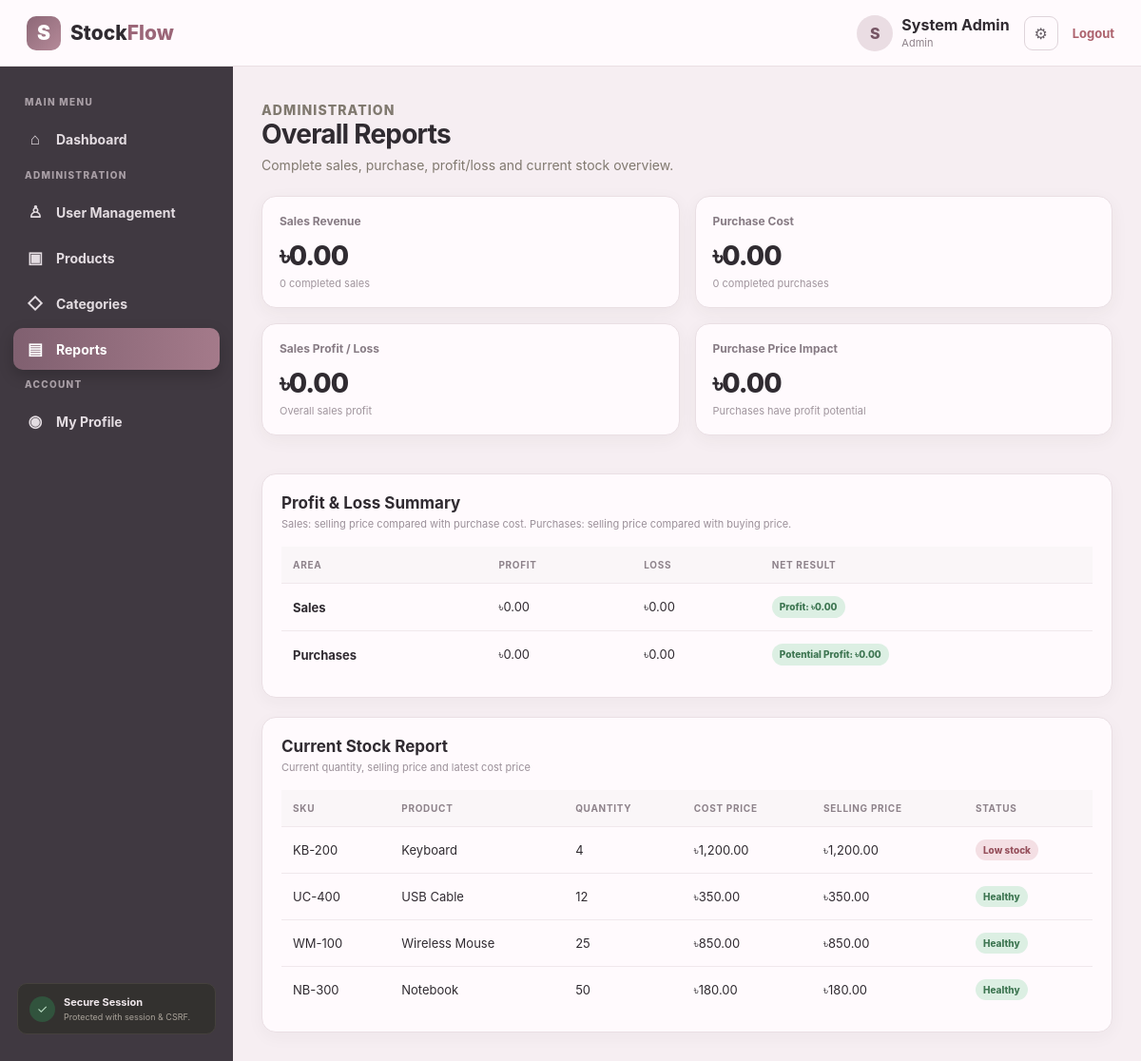
Screenshot of /admin/reports.php (signed in) with the database file from the repository.
### tables this page shows
CREATE TABLE products (
 id INT UNSIGNED AUTO_INCREMENT PRIMARY KEY,
 name VARCHAR(150) NOT NULL,
 sku VARCHAR(80) NOT NULL UNIQUE,
 category_id INT UNSIGNED NULL,
 price DECIMAL(12,2) NOT NULL DEFAULT 0.00,
 cost_price DECIMAL(12,2) NOT NULL DEFAULT 0.00,
 quantity INT NOT NULL DEFAULT 0,
 reorder_level INT NOT NULL DEFAULT 5,
 created_at TIMESTAMP NOT NULL DEFAULT CURRENT_TIMESTAMP,
 CONSTRAINT fk_products_category FOREIGN KEY(category_id) REFERENCES categories(id) ON DELETE SET NULL ON UPDATE CASCADE
);

### app/controllers/AdminController.php (called while the page is built, shortened)
<?php
require_once __DIR__ . '/../models/AdminModel.php';
class AdminController {
    public function reports(): void { $summary=(new AdminModel($this->pdo))->reportSummary();$title='Reports';require __DIR__.'/../views/admin/reports.php'; }
}

### admin/reports.php (called while the page is built)
<?php require_once '../includes/auth.php'; require_role('Admin'); require '../config/database.php'; require '../app/controllers/AdminController.php'; (new AdminController($pdo))->reports();

### app/models/AdminModel.php (called while the page is built, shortened)
<?php
class AdminModel {
    public function reportSummary(): array {
        $sales=$this->pdo->query("SELECT COUNT(*) n, COALESCE(SUM(total),0) total, COALESCE(SUM((unit_price-cost_price)*quantity),0) margin FROM sales WHERE status='Completed'")->fetch();
        $purchase=$this->pdo->query("SELECT COUNT(*) n, COALESCE(SUM(total),0) total, COALESCE(SUM((selling_price-unit_price)*quantity),0) margin FROM purchases WHERE status='Completed'")->fetch();
        $salesReturns=(float)$this->pdo->query("SELECT COALESCE(SUM(r.quantity*(s.unit_price-s.cost_price)),0) FROM sales_returns r JOIN sales s ON s.id=r.sale_id")->fetchColumn();
        $purchaseReturns=(float)$this->pdo->query("SELECT COALESCE(SUM(r.quantity*(p.selling_price-p.unit_price)),0) FROM purchase_returns r JOIN purchases p ON p.id=r.purchase_id")->fetchColumn();
        $netSalesMargin=(float)$sales['margin']-$salesReturns;
        $netPurchaseMargin=(float)$purchase['margin']-$purchaseReturns;
        return [
            'sales'=>$sales,
            'purchases'=>$purchase,
            'sales_returns_margin'=>$salesReturns,
            'purchase_returns_margin'=>$purchaseReturns,
            'net_sales_margin'=>$netSalesMargin,
            'net_purchase_margin'=>$netPurchaseMargin,
            'overall_margin'=>$netSalesMargin,
            'stock'=>$this->pdo->query('SELECT sku,name,quantity,reorder_level,price,cost_price FROM products ORDER BY quantity ASC')->fetchAll(),
        ];
    }
}

### includes/auth.php (called while the page is built, shortened)
<?php
function e($value): string {
    return htmlspecialchars((string)$value, ENT_QUOTES, 'UTF-8');
}

### app/views/admin/reports.php (the view)
<?php require __DIR__.'/../../../includes/header.php'; ?>
<div class="page-head"><div><p class="eyebrow">Administration</p><h1>Overall Reports</h1><p>Complete sales, purchase, profit/loss and current stock overview.</p></div></div>
<div class="cards cards-2">
<div class="stat-card"><div class="stat-label">Sales Revenue</div><div class="stat-value">৳<?=number_format((float)$summary['sales']['total'],2)?></div><div class="stat-note"><?=e($summary['sales']['n'])?> completed sales</div></div>
<div class="stat-card"><div class="stat-label">Purchase Cost</div><div class="stat-value">৳<?=number_format((float)$summary['purchases']['total'],2)?></div><div class="stat-note"><?=e($summary['purchases']['n'])?> completed purchases</div></div>
<div class="stat-card"><div class="stat-label">Sales Profit / Loss</div><div class="stat-value">৳<?=number_format(abs((float)$summary['net_sales_margin']),2)?></div><div class="stat-note"><?=($summary['net_sales_margin']>=0?'Overall sales profit':'Overall sales loss')?></div></div>
<div class="stat-card"><div class="stat-label">Purchase Price Impact</div><div class="stat-value">৳<?=number_format(abs((float)$summary['net_purchase_margin']),2)?></div><div class="stat-note"><?=($summary['net_purchase_margin']>=0?'Purchases have profit potential':'Purchases have loss risk')?></div></div>
</div>
<br><section class="panel"><div class="panel-head"><div><h2>Profit & Loss Summary</h2><span class="panel-sub">Sales: selling price compared with purchase cost. Purchases: selling price compared with buying price.</span></div></div>
<div class="table-wrap"><table class="table"><tr><th>Area</th><th>Profit</th><th>Loss</th><th>Net Result</th></tr>
<tr><td><b>Sales</b></td><td>৳<?=number_format(max(0,(float)$summary['net_sales_margin']),2)?></td><td>৳<?=number_format(max(0,-(float)$summary['net_sales_margin']),2)?></td><td><span class="badge <?=$summary['net_sales_margin']>=0?'green':'red'?>"><?=$summary['net_sales_margin']>=0?'Profit':'Loss'?>: ৳<?=number_format(abs((float)$summary['net_sales_margin']),2)?></span></td></tr>
<tr><td><b>Purchases</b></td><td>৳<?=number_format(max(0,(float)$summary['net_purchase_margin']),2)?></td><td>৳<?=number_format(max(0,-(float)$summary['net_purchase_margin']),2)?></td><td><span class="badge <?=$summary['net_purchase_margin']>=0?'green':'red'?>"><?=$summary['net_purchase_margin']>=0?'Potential Profit':'Loss Risk'?>: ৳<?=number_format(abs((float)$summary['net_purchase_margin']),2)?></span></td></tr>
</table></div></section>
<br><section class="panel"><div class="panel-head"><div><h2>Current Stock Report</h2><span class="panel-sub">Current quantity, selling price and latest cost price</span></div></div><div class="table-wrap"><table class="table"><tr><th>SKU</th><th>Product</th><th>Quantity</th><th>Cost Price</th><th>Selling Price</th><th>Status</th></tr><?php foreach($summary['stock'] as $p):?><tr><td><?=e($p['sku'])?></td><td><?=e($p['name'])?></td><td><?=e($p['quantity'])?></td><td>৳<?=number_format((float)$p['cost_price'],2)?></td><td>৳<?=number_format((float)$p['price'],2)?></td><td><?=$p['quantity']==0?'<span class="badge red">Out of stock</span>':($p['quantity']<=$p['reorder_level']?'<span class="badge red">Low stock</span>':'<span class="badge green">Healthy</span>')?></td></tr><?php endforeach;?></table></div></section>
<?php require __DIR__.'/../../../includes/footer.php'; ?>

### assets/css/style.css (style rules this page uses)
* { box-sizing:border-box }
html { scroll-behavior:smooth }
body { margin:0;font-family:Inter,ui-sans-serif,system-ui,-apple-system,"Segoe UI",Arial,sans-serif;background:#f6f2f4;color:#2d2930 }
.page-head { display:flex;justify-content:space-between;align-items:flex-end;gap:20px;margin-bottom:24px }
.eyebrow { color:#8b6a4a;text-transform:uppercase;letter-spacing:1.1px;font-size:11px;font-weight:800;margin:0 0 6px }
.page-head h1 { font-size:28px;letter-spacing:-.8px;margin:0 }
.page-head p { margin:7px 0 0;color:#80796f;font-size:14px }
.cards { display:grid;grid-template-columns:repeat(4,minmax(0,1fr));gap:16px;margin-bottom:20px }
.cards-2 { grid-template-columns:repeat(2,minmax(0,1fr)) }
.stat-card { background:#fffafd;border:1px solid #e9dfe4;border-radius:15px;padding:18px;box-shadow:0 5px 18px rgba(61,52,42,.05) }
.stat-label { font-size:12px;color:#877b84;font-weight:700 }
.stat-value { font-size:28px;font-weight:850;margin-top:12px;letter-spacing:-1px }
.stat-note { font-size:11px;color:#a0959d;margin-top:4px }
.panel { background:#fffafd;border:1px solid #e9dfe4;border-radius:15px;padding:20px;box-shadow:0 5px 18px rgba(61,52,42,.04) }
.panel-head { display:flex;align-items:center;justify-content:space-between;gap:12px;margin-bottom:16px }
.panel-head h2 { margin:0;font-size:17px }
.panel-sub { font-size:11px;color:#9b9099 }
.table-wrap { overflow-x:auto }
.table { width:100%;border-collapse:collapse }
.table th,.table td { text-align:left;padding:13px 12px;border-bottom:1px solid #f0e8ec;white-space:nowrap;font-size:13px }
.table th { font-size:10px;text-transform:uppercase;letter-spacing:.7px;color:#8d828a;background:#faf6f8 }
.table tr:last-child td { border-bottom:0 }
.badge { display:inline-flex;padding:5px 8px;border-radius:999px;background:#f0e8ec;color:#705b45;font-size:10px;font-weight:800 }
.badge.green { background:#dcefe3;color:#3e7652 }
.badge.red { background:#f4dfe4;color:#96505c }
:root { --blush:#f6eef2;--rose:#8e6273;--rose-dark:#765665;--mauve:#a47a8a;--lavender:#ece7ef;--line:#eadfe4;--ink:#302b31 }
body { background:var(--blush);color:var(--ink) }
.stat-card,.panel,.auth-box { background:#fffafd;border-color:var(--line) }

### rows the page displays
products: sku "KB-200", name "Keyboard", quantity "4", cost_price "1,200.00", price "1,200.00", reorder_level "Low stock"
products: sku "UC-400", name "USB Cable", quantity "12", cost_price "350.00", price "350.00", reorder_level "Healthy"
products: sku "WM-100", name "Wireless Mouse", quantity "25", cost_price "850.00", price "850.00", reorder_level "Healthy"
products: sku "NB-300", name "Notebook", quantity "50", cost_price "180.00", price "180.00", reorder_level "Healthy"

### other values shown
substr($u['name'] ?? 'A', 0, 1) "S"
$u['name'] "System Admin"
$role "Admin"
$summary['sales']['total'] "0.00"
$summary['sales']['n'] "0"
$summary['purchases']['total'] "0.00"
$summary['purchases']['n'] "0"
abs((float)$summary['net_sales_margin']) "0.00"
abs((float)$summary['net_purchase_margin']) "0.00"
max(0,(float)$summary['net_sales_margin']) "0.00"
max(0,-(float)$summary['net_sales_margin']) "0.00"
max(0,(float)$summary['net_purchase_margin']) "0.00"
max(0,-(float)$summary['net_purchase_margin']) "0.00"
